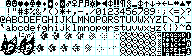
#> input picture keyboards/lilix/util/lili.bmp, 192 x 56 px
$ python img2hex.py ../lili.bmp
#> lines starting #> are read from the running program, lines starting #| are printed output that depends on the picture
# Image to Hex Converter
# Copyright (c) 2018 MakotoKurauchi
# MIT License

from PIL import Image
from numpy import *
import sys

argvs = sys.argv
argc = len(argvs)

if (argc != 2):
	print ('Usage: $ python %s filename' % argvs[0])
	quit()

im = array(Image.open(argvs[1]).rotate(-90, expand=True))
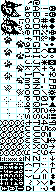
#> im: shape (192, 56, 3); mean R, G, B 167.5, 180.3, 180.3

#print (im)

fontw = 6
fonth = 8
rowmax = 32
colmax = len(im[0])//fonth
#> colmax = 7

for colc in range(colmax):
	for rowc in range(rowmax):
		line = ""
		for fontwc in range(fontw):
			val=0
			for fonthc in range(fonth):
				b = 1 if im[fontw*rowc+fontwc][fonth*(colmax-1)-fonth*colc+fonthc][0]<128 else 0
				val = (val<<1)|b
			line += '0x%02X' % val + ', '
		print (line)
